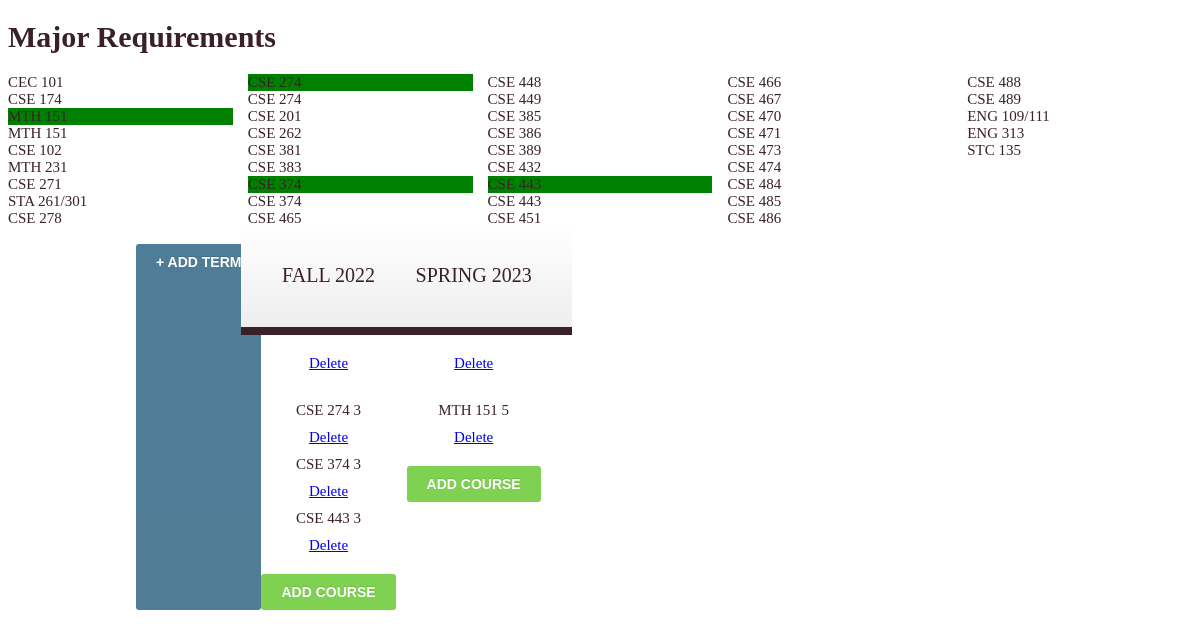
Before: / with the older database file.
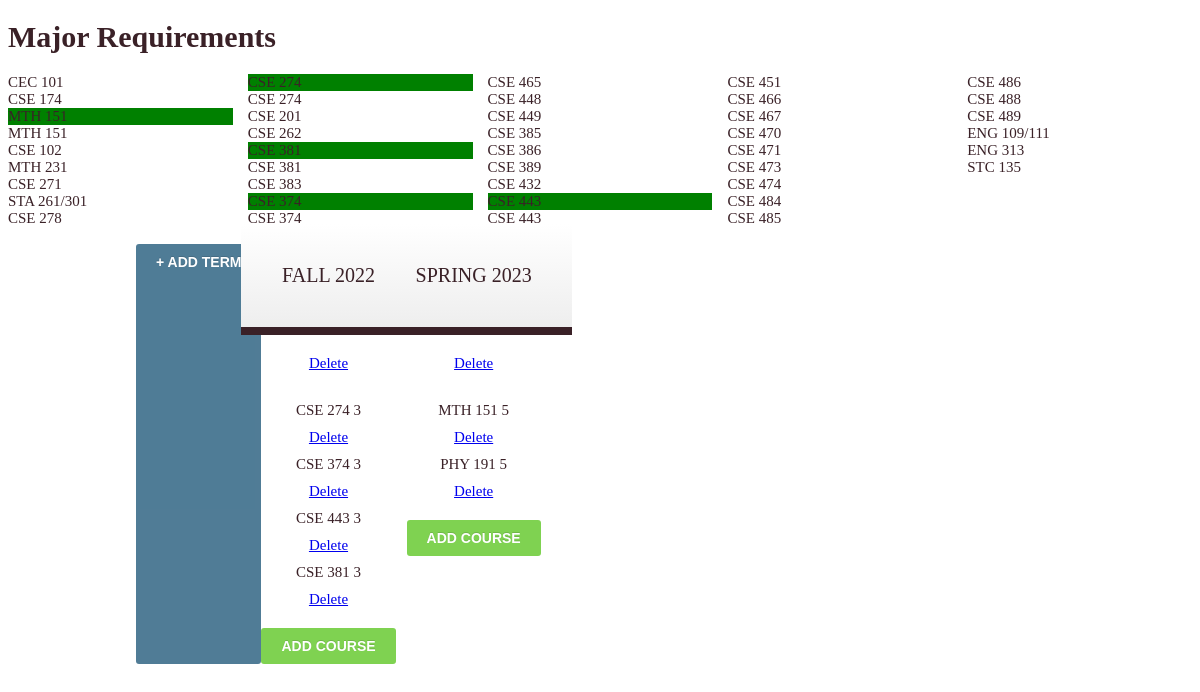
After: the same page with the newer database file.
### tables this page shows
CREATE TABLE StudentCourses (
                    id INTEGER PRIMARY KEY AUTOINCREMENT,
                    termId INTEGER,
                    name VARCHAR(255) NOT NULL,
                    hours INTEGER
                    );

CREATE TABLE Terms (
                    id INTEGER PRIMARY KEY AUTOINCREMENT,
                    term VARCHAR(255) NOT NULL,
                    year INTEGER
                    );

### server.py (the view)
@app.route('/')
def index():
    courses = []
    conn = db.connection()
    cursor = conn.cursor()
    course_cores = cs.CSE.core
    course_electives = cs.CSE.elective
    course_others = cs.CSE.other
    cursor = cursor.execute("SELECT id, term, year FROM Terms")
    terms = cursor.fetchall()
    cursor = cursor.execute("SELECT termId, name, hours FROM StudentCourses")
    student_courses = cursor.fetchall()
    conn.close()
    return render_template("index.html", course_cores=course_cores,
                                         course_electives=course_electives,
                                         course_others=course_others,
                                         terms=terms,
                                         student_courses=student_courses)

### db.py (called while the page is built)
def connection():
    try:
        conn = sqlite3.connect('planner.db')
    except sqlite3.error as e:
        print(e)
    return conn

### templates/index.html (shortened to what this page needs)
<!DOCTYPE html>
<html lang="en">
<head>
</head>
<body>
    <h1>Major Requirements</h1>
    <div id="requirements">
        <div id="cores">
            {% for course in course_cores %}
            {% for student_course in student_courses %}
            {% if course == student_course[1] %}
            <div style="background:green"> {{ course }} </div>
            {% endif %}
            {% endfor %}
            <div style="background:white"> {{ course }} </div>
            {% endfor %}
        </div>
        <div id="electives">
            {% for course in course_electives %}
            {% for student_course in student_courses %}
            {% if course == student_course[1] %}
            <div style="background:green"> {{ course }} </div>
            {% endif %}
            {% endfor %}
            <div style="background:white"> {{ course }} </div>
            {% endfor %}
        </div>
        <div id="others">
            {% for course in course_others %}
            <div style="background:white"> {{ course }} </div>
            {% endfor %}
        </div>
    </div>
    <br>
    <div id="student-course">
        <a class="add-term" href="/add/term">+ Add Term</a>
        {% for term in terms %}
        <div id="term">
            <div class="header">{{ term[1] }} {{ term[2] }}</div>
            <a href="/delete/term/{{ term[0] }}">Delete</a>
            <br>
            <ul>
                {% for course in student_courses %}
                {% if term[0] == course[0] %}
                <li>{{ course[1] }} {{ course[2] }} </li>
                <a href="/delete/course/{{ course[0] }}">Delete</a>
                {% endif %}
                {% endfor %}
            </ul>
            <a class="add-course" href="/add/course/{{ term[0] }}">Add Course</a>
        </div>
        <br>
        {% endfor %}
    </div>
</body>
</html>

### templates/index.html (style rules this page uses)
body { font-family: Cambria, Palatino, "Palatino Linotype", "Palatino LT STD", Georgia, serif; background: url(images/bgnoise_lg.png); font-weight: 400; font-size: 15px; color: #3a2127; overflow-y: scroll; }
#requirements { column-count: 5 }
#student-course { display: flex; margin: 0 auto; text-align: center; width: 928px; zoom: 1; }
#student-course:before, #student-course:after { content: ""; display: table }
#student-course:after { clear: both }
#term .header { position: relative; font-size: 20px; font-weight: normal; text-transform: uppercase; padding: 40px; margin: -20px -20px 20px -20px; border-bottom: 8px solid; background-color: #eee; background-image: -moz-linear-gradient(#fff, #eee); background-image: -webkit-gradient(linear, left top, left bottom, from(#fff), to(#eee)); background-image: -webkit-linear-gradient(#fff, #eee); background-image: -o-linear-gradient(#fff, #eee); background-image: -ms-linear-gradient(#fff, #eee); background-image: linear-gradient(#fff, #eee); }
#term ul { margin: 20px 0; padding: 0; list-style: none; }
#term li { padding: 10px 0; }
#student-course .add-term { display: flex; padding: 10px 20px; color: #fff; font: bold 14px Arial, Helvetica; text-transform: uppercase; text-decoration: none; display: inline-block; background-color: #3d6e8b; -moz-border-radius: 3px; -webkit-border-radius: 3px; border-radius: 3px; text-shadow: 0 -1px 0 rgba(0, 0, 0, .15); opacity: .9; }
#term .add-course { position: relative; padding: 10px 20px; color: #fff; font: bold 14px Arial, Helvetica; text-transform: uppercase; text-decoration: none; display: inline-block; background-color: #72ce3f; -moz-border-radius: 3px; -webkit-border-radius: 3px; border-radius: 3px; text-shadow: 0 -1px 0 rgba(0, 0, 0, .15); opacity: .9; }

Changed rows visible on the page:
added StudentCourses: name "CSE 381", hours "3"
added StudentCourses: name "PHY 191", hours "5", shown under Terms "SPRING"
